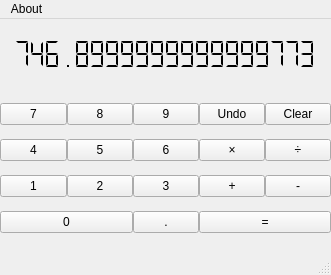
<?xml version="1.0" encoding="UTF-8"?>
<ui version="4.0">
 <class>MainWindow</class>
 <widget class="QMainWindow" name="MainWindow">
  <property name="geometry">
   <rect>
    <x>0</x>
    <y>0</y>
    <width>331</width>
    <height>275</height>
   </rect>
  </property>
  <property name="minimumSize">
   <size>
    <width>331</width>
    <height>275</height>
   </size>
  </property>
  <property name="maximumSize">
   <size>
    <width>541</width>
    <height>275</height>
   </size>
  </property>
  <property name="windowTitle">
   <string>MainWindow</string>
  </property>
  <widget class="QWidget" name="centralwidget">
   <widget class="QWidget" name="gridLayoutWidget">
    <property name="geometry">
     <rect>
      <x>0</x>
      <y>70</y>
      <width>331</width>
      <height>161</height>
     </rect>
    </property>
    <layout class="QGridLayout" name="gridLayout">
     <property name="sizeConstraint">
      <enum>QLayout::SetNoConstraint</enum>
     </property>
     <property name="spacing">
      <number>0</number>
     </property>
     <item row="2" column="0">
      <widget class="QPushButton" name="pushButton_3">
       <property name="focusPolicy">
        <enum>Qt::NoFocus</enum>
       </property>
       <property name="text">
        <string>1</string>
       </property>
      </widget>
     </item>
     <item row="2" column="1">
      <widget class="QPushButton" name="pushButton_4">
       <property name="focusPolicy">
        <enum>Qt::NoFocus</enum>
       </property>
       <property name="text">
        <string>2</string>
       </property>
      </widget>
     </item>
     <item row="0" column="1">
      <widget class="QPushButton" name="pushButton_10">
       <property name="focusPolicy">
        <enum>Qt::NoFocus</enum>
       </property>
       <property name="text">
        <string>8</string>
       </property>
      </widget>
     </item>
     <item row="1" column="0">
      <widget class="QPushButton" name="pushButton_6">
       <property name="focusPolicy">
        <enum>Qt::NoFocus</enum>
       </property>
       <property name="text">
        <string>4</string>
       </property>
      </widget>
     </item>
     <item row="4" column="2">
      <widget class="QPushButton" name="pushButton">
       <property name="focusPolicy">
        <enum>Qt::NoFocus</enum>
       </property>
       <property name="text">
        <string>.</string>
       </property>
       <property name="autoDefault">
        <bool>false</bool>
       </property>
       <property name="default">
        <bool>false</bool>
       </property>
       <property name="flat">
        <bool>false</bool>
       </property>
      </widget>
     </item>
     <item row="2" column="2">
      <widget class="QPushButton" name="pushButton_5">
       <property name="focusPolicy">
        <enum>Qt::NoFocus</enum>
       </property>
       <property name="text">
        <string>3</string>
       </property>
      </widget>
     </item>
     <item row="0" column="0">
      <widget class="QPushButton" name="pushButton_9">
       <property name="focusPolicy">
        <enum>Qt::NoFocus</enum>
       </property>
       <property name="text">
        <string>7</string>
       </property>
      </widget>
     </item>
     <item row="4" column="0" colspan="2">
      <widget class="QPushButton" name="pushButton_2">
       <property name="focusPolicy">
        <enum>Qt::NoFocus</enum>
       </property>
       <property name="text">
        <string>0</string>
       </property>
      </widget>
     </item>
     <item row="1" column="1">
      <widget class="QPushButton" name="pushButton_7">
       <property name="focusPolicy">
        <enum>Qt::NoFocus</enum>
       </property>
       <property name="text">
        <string>5</string>
       </property>
      </widget>
     </item>
     <item row="0" column="2">
      <widget class="QPushButton" name="pushButton_11">
       <property name="focusPolicy">
        <enum>Qt::NoFocus</enum>
       </property>
       <property name="text">
        <string>9</string>
       </property>
      </widget>
     </item>
     <item row="1" column="2">
      <widget class="QPushButton" name="pushButton_8">
       <property name="focusPolicy">
        <enum>Qt::NoFocus</enum>
       </property>
       <property name="text">
        <string>6</string>
       </property>
      </widget>
     </item>
     <item row="4" column="3" colspan="2">
      <widget class="QPushButton" name="pushButton_12">
       <property name="focusPolicy">
        <enum>Qt::NoFocus</enum>
       </property>
       <property name="text">
        <string>=</string>
       </property>
      </widget>
     </item>
     <item row="2" column="3">
      <widget class="QPushButton" name="pushButton_13">
       <property name="focusPolicy">
        <enum>Qt::NoFocus</enum>
       </property>
       <property name="text">
        <string>+</string>
       </property>
      </widget>
     </item>
     <item row="2" column="4">
      <widget class="QPushButton" name="pushButton_14">
       <property name="focusPolicy">
        <enum>Qt::NoFocus</enum>
       </property>
       <property name="text">
        <string>-</string>
       </property>
      </widget>
     </item>
     <item row="1" column="3">
      <widget class="QPushButton" name="pushButton_15">
       <property name="focusPolicy">
        <enum>Qt::NoFocus</enum>
       </property>
       <property name="text">
        <string>×</string>
       </property>
      </widget>
     </item>
     <item row="1" column="4">
      <widget class="QPushButton" name="pushButton_16">
       <property name="focusPolicy">
        <enum>Qt::NoFocus</enum>
       </property>
       <property name="text">
        <string>÷</string>
       </property>
      </widget>
     </item>
     <item row="0" column="3">
      <widget class="QPushButton" name="pushButton_17">
       <property name="focusPolicy">
        <enum>Qt::NoFocus</enum>
       </property>
       <property name="text">
        <string>Undo</string>
       </property>
      </widget>
     </item>
     <item row="0" column="4">
      <widget class="QPushButton" name="pushButton_18">
       <property name="focusPolicy">
        <enum>Qt::NoFocus</enum>
       </property>
       <property name="text">
        <string>Clear</string>
       </property>
      </widget>
     </item>
    </layout>
   </widget>
   <widget class="QLCDNumber" name="lcdNumber">
    <property name="geometry">
     <rect>
      <x>0</x>
      <y>0</y>
      <width>331</width>
      <height>71</height>
     </rect>
    </property>
    <property name="focusPolicy">
     <enum>Qt::StrongFocus</enum>
    </property>
    <property name="lineWidth">
     <number>0</number>
    </property>
    <property name="smallDecimalPoint">
     <bool>false</bool>
    </property>
    <property name="numDigits">
     <number>20</number>
    </property>
    <property name="mode">
     <enum>QLCDNumber::Dec</enum>
    </property>
    <property name="segmentStyle">
     <enum>QLCDNumber::Flat</enum>
    </property>
    <property name="value" stdset="0">
     <double>746.899999999999977</double>
    </property>
   </widget>
  </widget>
  <widget class="QMenuBar" name="menubar">
   <property name="geometry">
    <rect>
     <x>0</x>
     <y>0</y>
     <width>331</width>
     <height>23</height>
    </rect>
   </property>
   <widget class="QMenu" name="menuAbout">
    <property name="title">
     <string>About</string>
    </property>
    <addaction name="actionAbout_F1"/>
   </widget>
   <addaction name="menuAbout"/>
  </widget>
  <widget class="QStatusBar" name="statusbar"/>
  <action name="actionExit">
   <property name="text">
    <string>Exit</string>
   </property>
  </action>
  <action name="actionBasic">
   <property name="text">
    <string>Basic</string>
   </property>
  </action>
  <action name="actionAbout_F1">
   <property name="text">
    <string>About (F1)</string>
   </property>
  </action>
  <action name="actionCalculator_2">
   <property name="text">
    <string>Calculator</string>
   </property>
  </action>
 </widget>
 <resources/>
 <connections/>
</ui>
